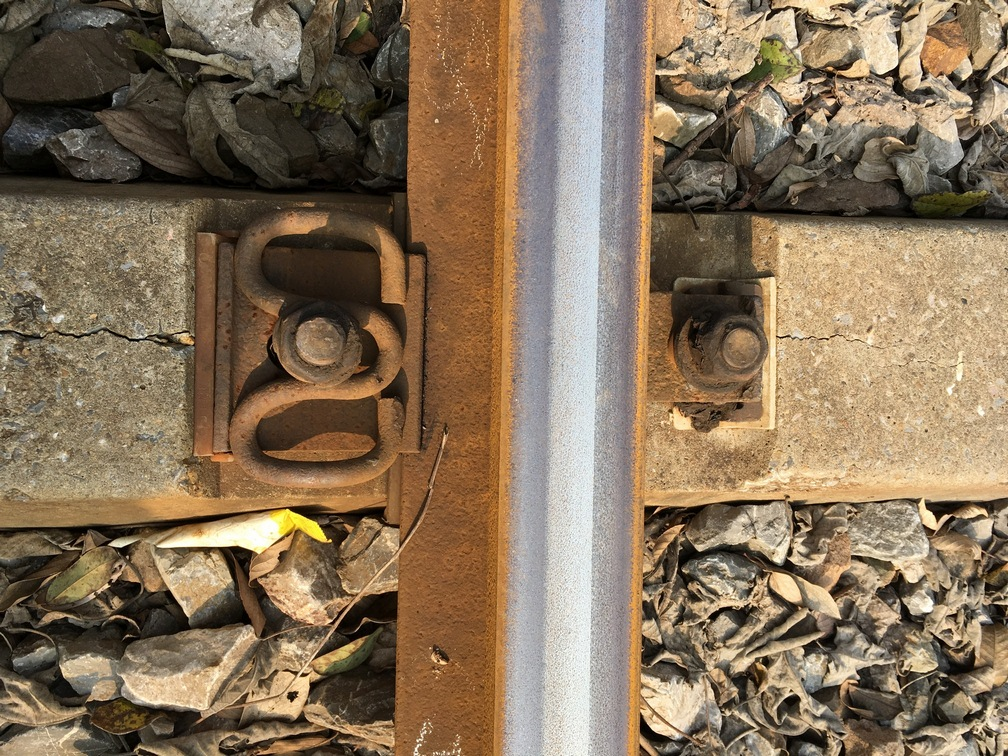
#> input picture opencv/img/V/IMG_2479.JPG, 1008 x 756 px, found by its file name
$ python location.py   (older library calls are emulated)
#> lines starting #> are read from the running program, lines starting #| are printed output that depends on the picture
import cv2
import numpy as np

from matplotlib import pyplot as plt


# Sobel算子： 先对x方向，y方向求导（梯度），然后权重相加
def sobel(src):
    x = cv2.Sobel(src, cv2.CV_16S, 1, 0)
    y = cv2.Sobel(src, cv2.CV_16S, 0, 1)
    abs_x = cv2.convertScaleAbs(x)
    abs_y = cv2.convertScaleAbs(y)

    dst = cv2.addWeighted(abs_x, 0.5, abs_y, 0.5, 0)
    return dst


img = cv2.imread('img/V/IMG_2479.jpg', cv2.IMREAD_GRAYSCALE)
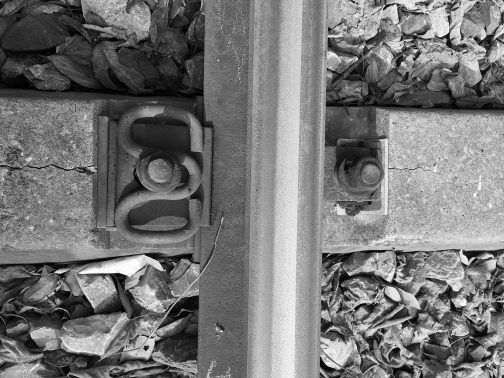
#> img: shape (756, 1008) (shown at 1/2 size); min 0, max 255, mean 117.6

img_color = cv2.imread('img/V/IMG_2479.jpg')
#> img_color is the input picture: shape (756, 1008, 3); mean B, G, R 89.8, 114.3, 134.5

gauss = cv2.bilateralFilter(img, 3, 50, 50)

sob = sobel(img)
#> in sobel, `y = cv2.Sobel(src, cv2.CV_16S, 0, 1)`:
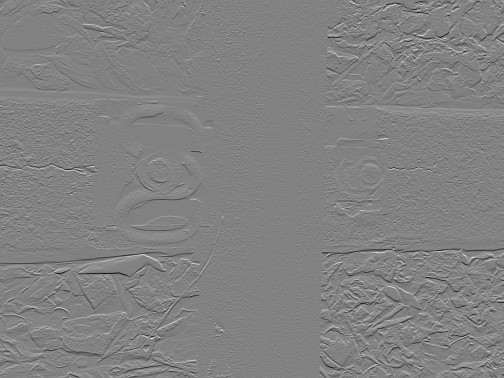
#> y: shape (756, 1008) int16 (shown at 1/2 size); min -948, max 909, mean -0.1; drawn with min black and max white
#> in sobel, `abs_x = cv2.convertScaleAbs(x)`:
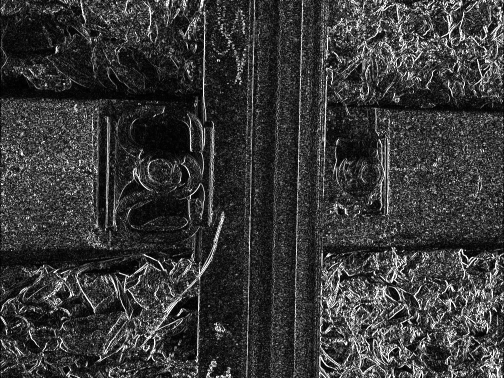
#> abs_x: shape (756, 1008) (shown at 1/2 size); min 0, max 255, mean 56.1
#> in sobel, `abs_y = cv2.convertScaleAbs(y)`:
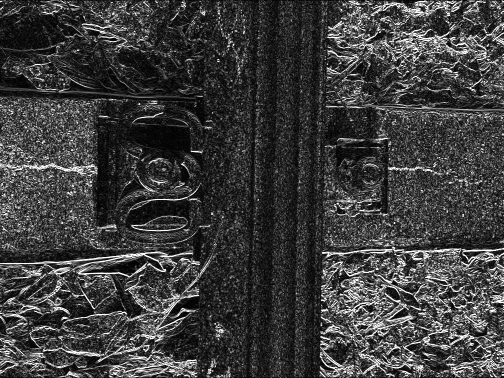
#> abs_y: shape (756, 1008) (shown at 1/2 size); min 0, max 255, mean 61.4
#> in sobel, `dst = cv2.addWeighted(abs_x, 0.5, abs_y, 0.5, 0)`:
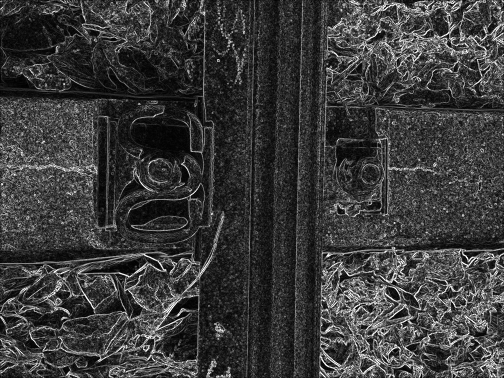
#> dst: shape (756, 1008) (shown at 1/2 size); min 0, max 255, mean 58.7


# 经验参数
minLength = 8000
maxGap = 25
lines = cv2.HoughLinesP(sob, 1, np.pi / 180, 200, minLength, maxGap)
#> lines = 2845 rows, first 6: [83, 0, 838, 755], [171, 755, 926, 0], [243, 755, 998, 0], [43, 755, 798, 0], [494, 409, 903, 0], [141, 755, 896, 0]

print(np.shape(lines))
#| (2845, 1, 4)
for line in lines:
    for x1, y1, x2, y2 in line:
        cv2.line(img_color, (x1, y1), (x2, y2), (0, 0, 255), 1)
#> this loop made 2845 passes
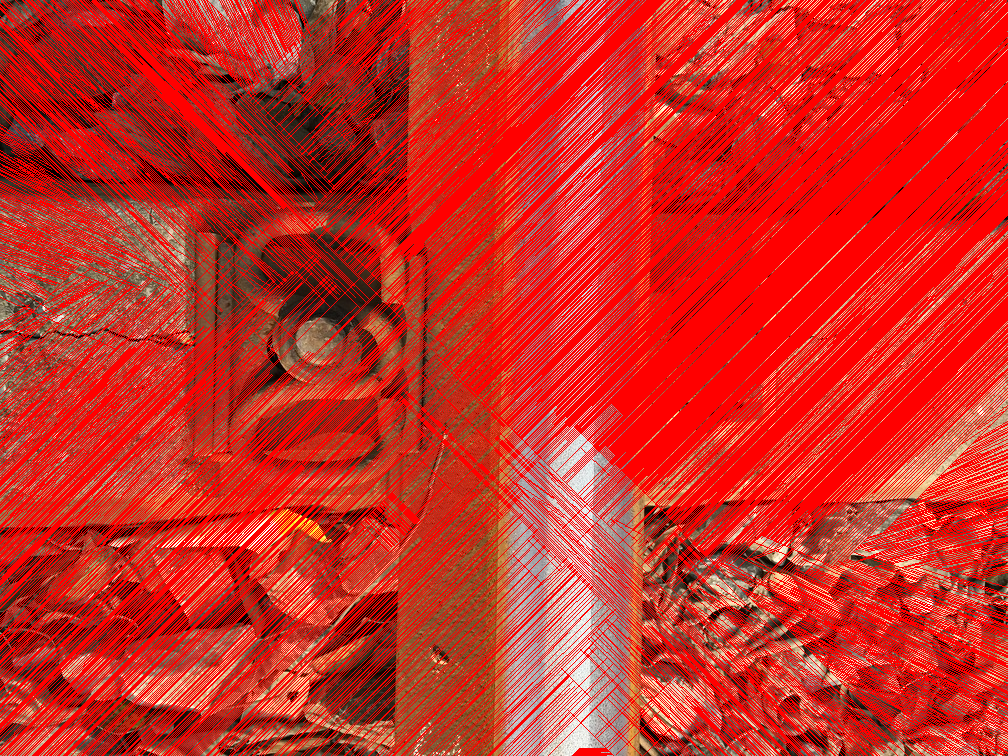
#> img_color: shape (756, 1008, 3); mean B, G, R 36.8, 46.9, 201.9

# [10 lines of commented-out code are left out]


cv2.imshow('Result', img_color)
cv2.waitKey(0)
cv2.destroyAllWindows()
